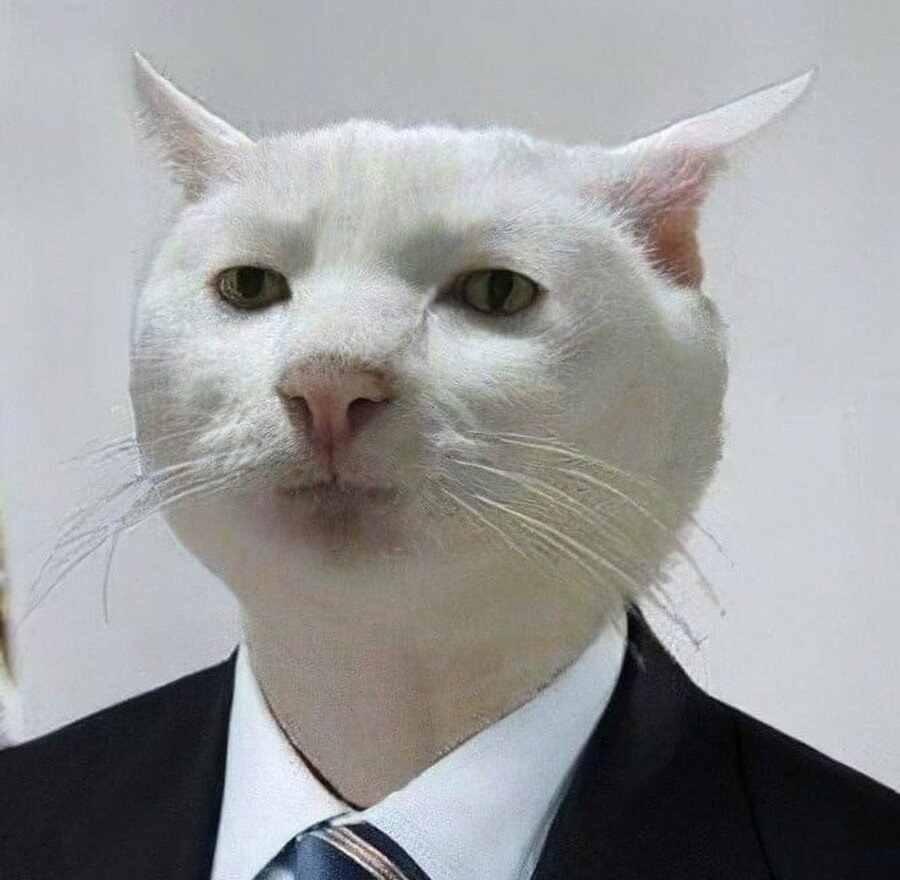
#> input picture idz/image.jpg, 900 x 880 px
$ jupyter execute indiv.ipynb
#> lines starting #> are read from the running program, lines starting #| are printed output that depends on the picture
## Задание
1. Изменение размера изображения
2. Поворот изображения
3. Монохромное изображение
4. Размытие изображения
5. Обесцвеченное изображение
6. Обнаружение краев

[cell 1]
import cv2
from matplotlib import pyplot as plt
import numpy as np

[cell 2]
img = cv2.imread('image.jpg')
#> img is the input picture: shape (880, 900, 3); mean B, G, R 156.2, 155.8, 155.1
resized_img = cv2.resize(img, (500, 400))
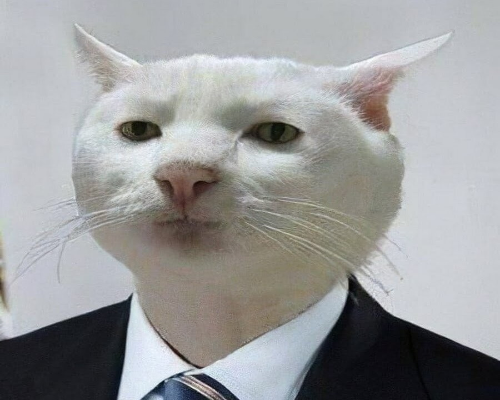
#> resized_img: shape (400, 500, 3); mean B, G, R 156.1, 155.7, 155
plt.imshow(resized_img)
plt.show()

[cell 3]
rotated_img = cv2.rotate(img, cv2.ROTATE_90_CLOCKWISE)
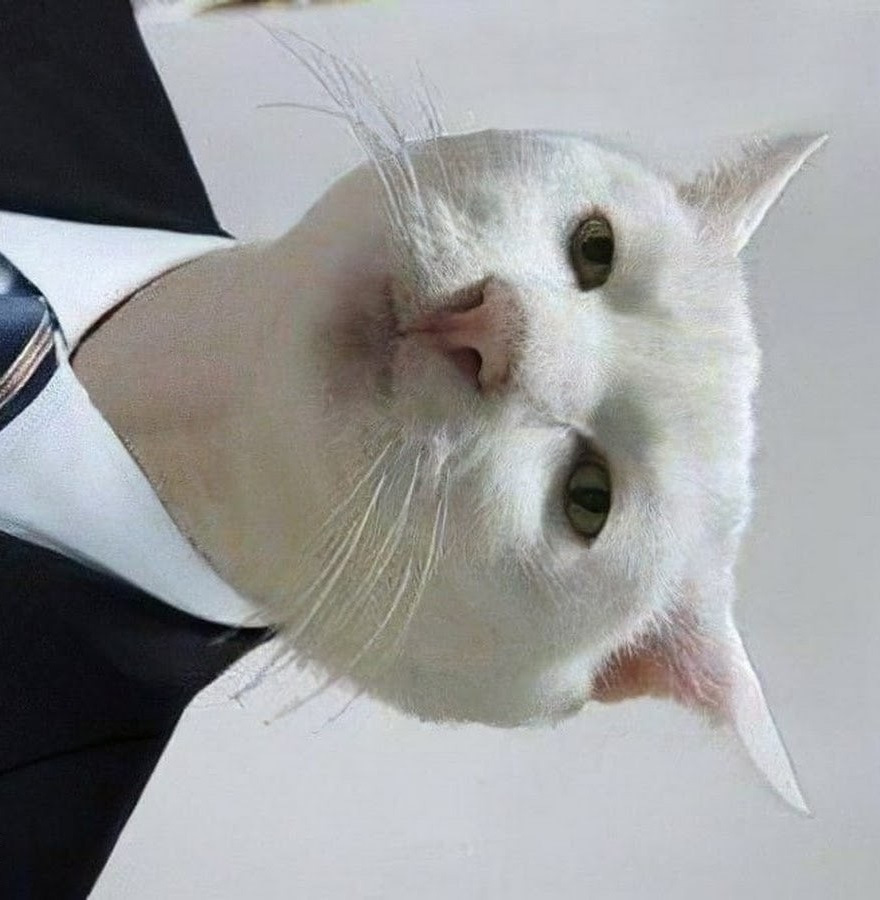
#> rotated_img: shape (900, 880, 3); mean B, G, R 156.2, 155.8, 155.1
plt.imshow(rotated_img)
plt.show()

[cell 4]
ret, thresh_img = cv2.threshold(img, 127, 255, cv2.THRESH_BINARY)
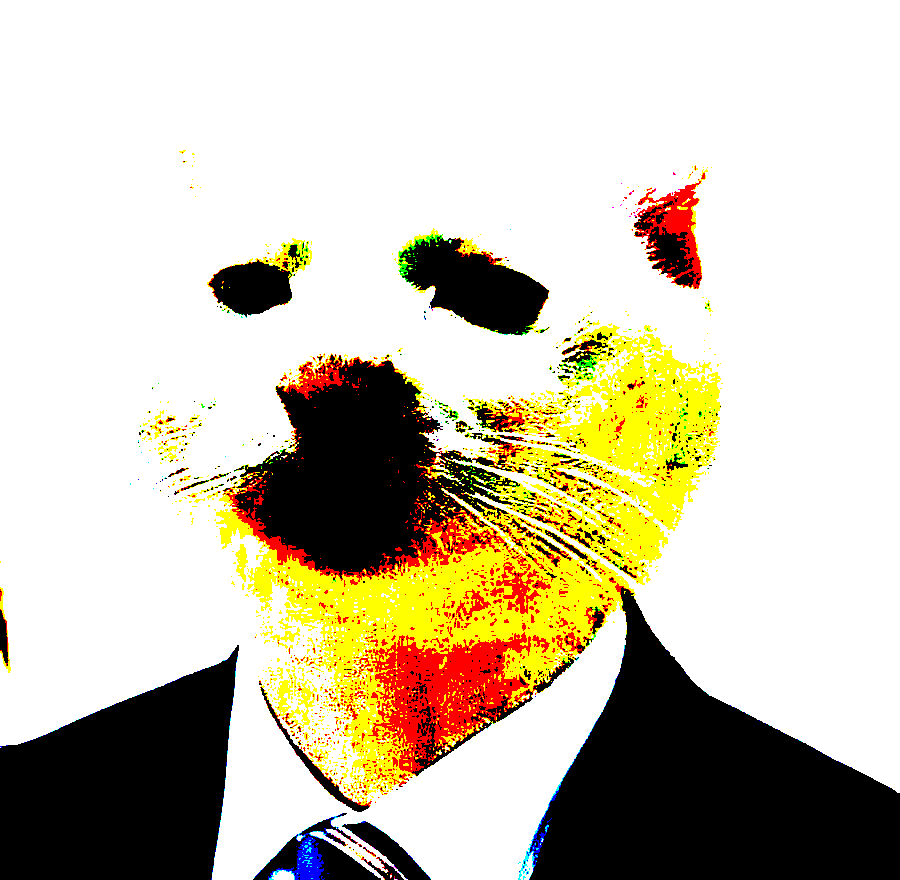
#> thresh_img: shape (880, 900, 3); mean B, G, R 175, 196.3, 204.3
plt.imshow(thresh_img, cmap='gray')
plt.show()

[cell 5]
blur = cv2.GaussianBlur(img, (51, 51), 0)
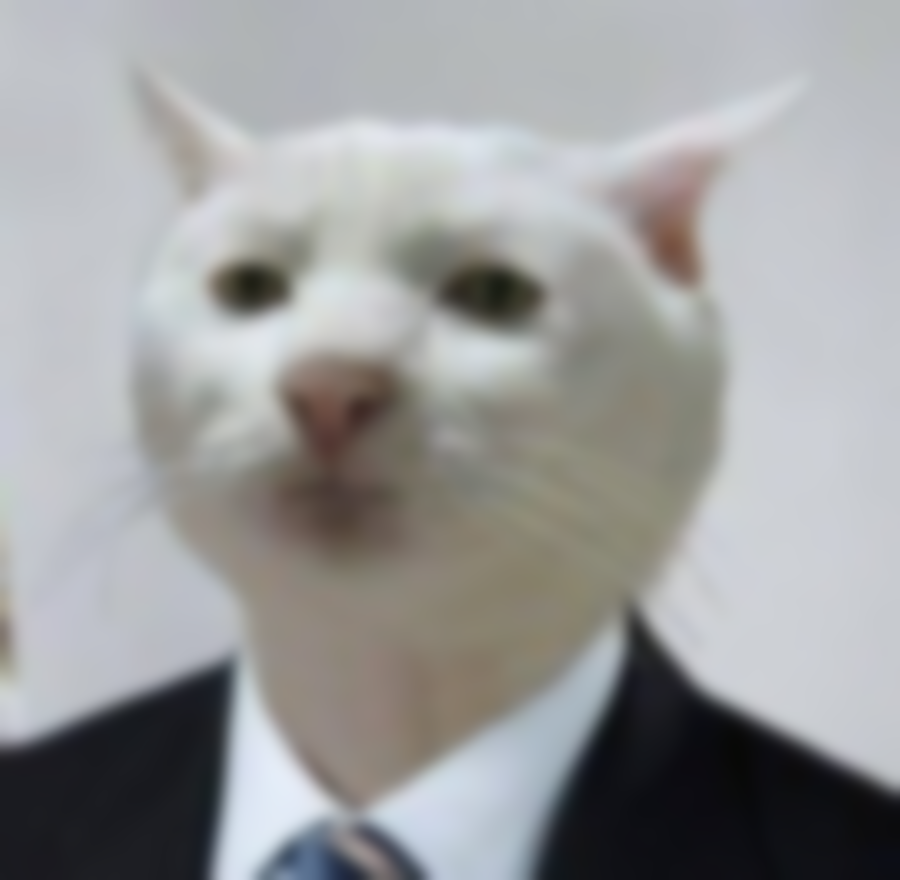
#> blur: shape (880, 900, 3); mean B, G, R 156.2, 155.8, 155.1
plt.imshow(blur, cmap='gray')
plt.show()

[cell 6]
# Convert to gray
gray = cv2.cvtColor(img, cv2.COLOR_BGR2GRAY)

# Display gray image
plt.imshow(gray, cmap='gray')
plt.show()

[cell 7]
# Apply edge detection
edges = cv2.Canny(gray, 100, 200)
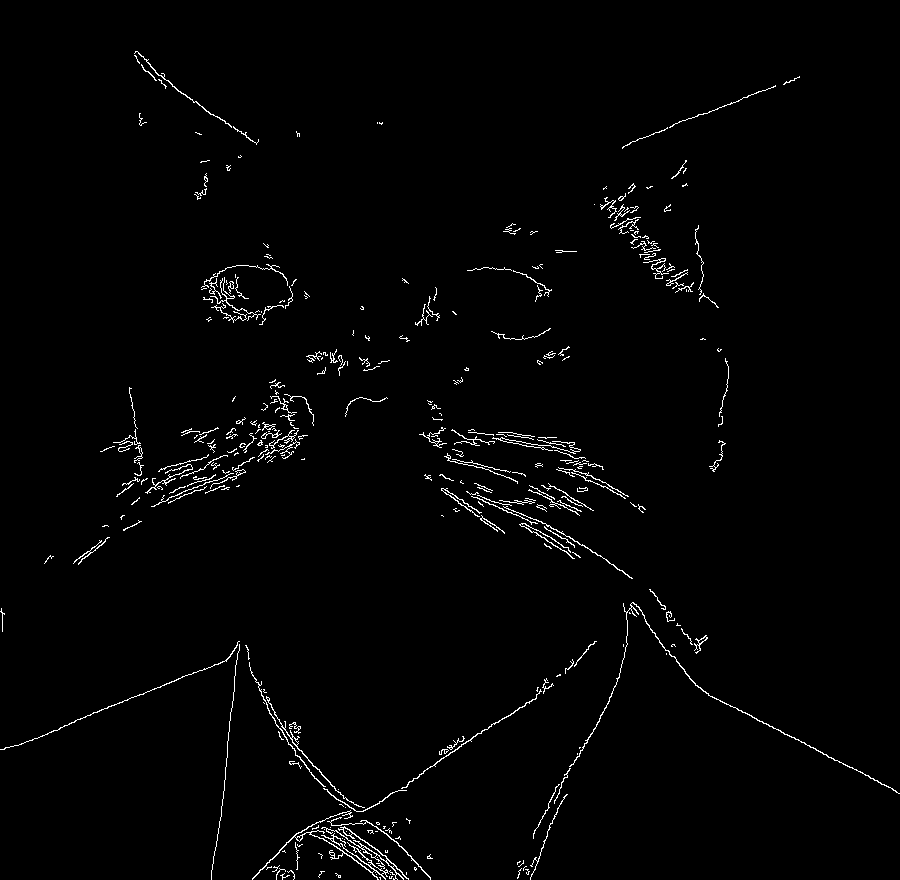
#> edges: shape (880, 900); 1.6% white in thin lines or dots

# Display edge-detected image
plt.imshow(edges, cmap='gray')
plt.show()
